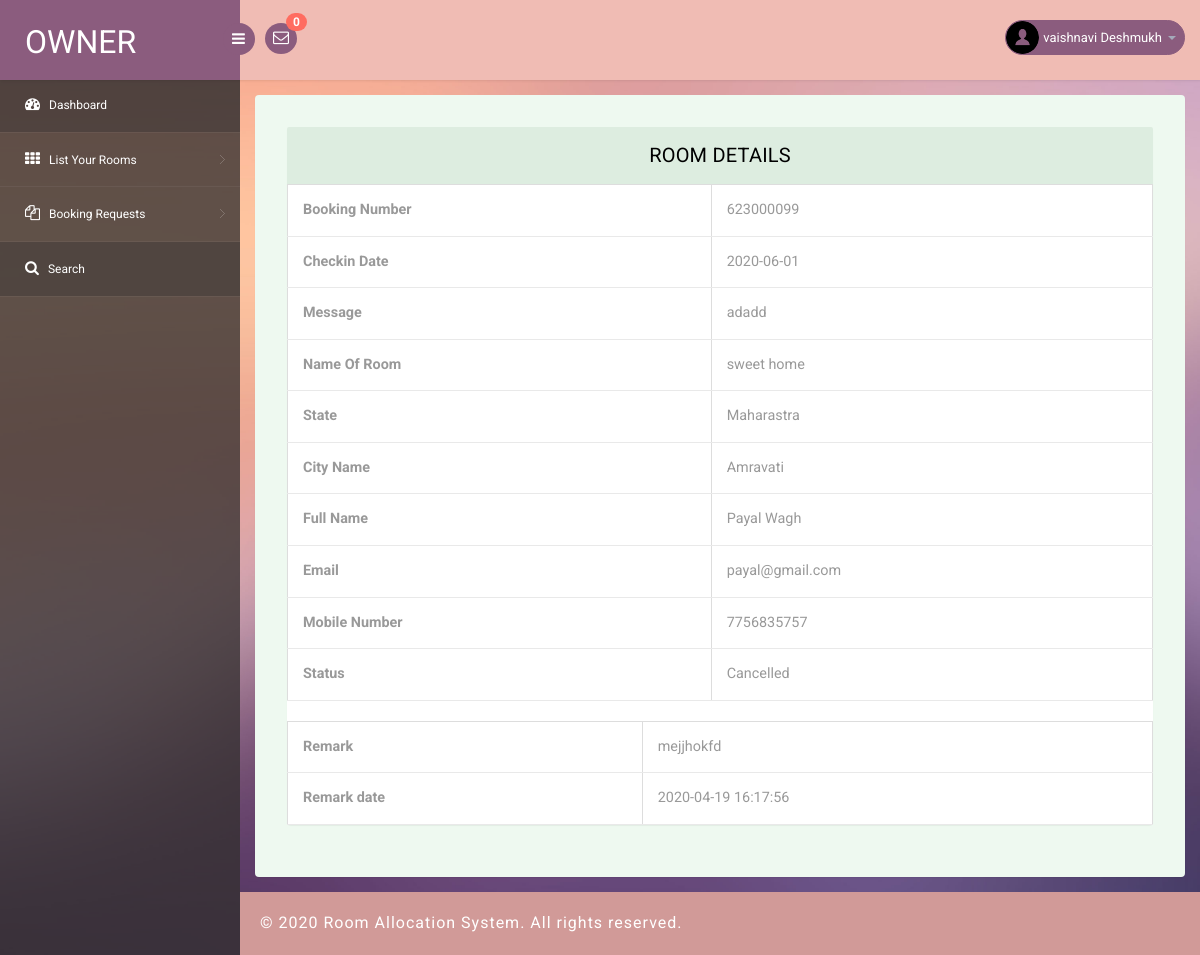
The page /owner/view-requestdetails.php?viewid=28 (signed in) on the database its author committed.
### tables this page shows
CREATE TABLE `tblowner` (
  `ID` int(10) NOT NULL,
  `FullName` varchar(200) DEFAULT NULL,
  `Email` varchar(200) DEFAULT NULL,
  `MobileNumber` bigint(10) DEFAULT NULL,
  `Password` varchar(120) DEFAULT NULL,
  `RegDate` timestamp NULL DEFAULT CURRENT_TIMESTAMP
);

CREATE TABLE `tbluser` (
  `ID` int(10) NOT NULL,
  `FullName` varchar(200) DEFAULT NULL,
  `Email` varchar(200) DEFAULT NULL,
  `MobileNumber` bigint(10) DEFAULT NULL,
  `FatherName` varchar(120) DEFAULT NULL,
  `dob` date DEFAULT NULL,
  `ComAddress` varchar(250) DEFAULT NULL,
  `EmergencyNumber` bigint(10) DEFAULT NULL,
  `Password` varchar(200) DEFAULT NULL,
  `RegDate` timestamp NOT NULL DEFAULT CURRENT_TIMESTAMP,
  `LastUpdationDate` timestamp NULL DEFAULT NULL ON UPDATE CURRENT_TIMESTAMP
);

CREATE TABLE `tblbookpg` (
  `ID` int(10) NOT NULL,
  `Userid` int(10) DEFAULT NULL,
  `Pgid` int(10) DEFAULT NULL,
  `BookingNumber` int(10) NOT NULL,
  `CheckinDate` date DEFAULT NULL,
  `UserMsg` varchar(250) DEFAULT NULL,
  `BookingDate` timestamp NOT NULL DEFAULT CURRENT_TIMESTAMP,
  `Remark` varchar(50) DEFAULT NULL,
  `Status` varchar(50) DEFAULT NULL,
  `RemDate` timestamp NOT NULL DEFAULT '0000-00-00 00:00:00' ON UPDATE CURRENT_TIMESTAMP
);

CREATE TABLE `tblpg` (
  `ID` int(10) NOT NULL,
  `OwnerID` int(20) NOT NULL,
  `StateName` varchar(200) DEFAULT NULL,
  `CityName` varchar(200) DEFAULT NULL,
  `PGTitle` varchar(200) DEFAULT NULL,
  `Type` varchar(120) DEFAULT NULL,
  `RPmonth` varchar(120) DEFAULT NULL,
  `norooms` varchar(45) DEFAULT NULL,
  `Address` varchar(120) DEFAULT NULL,
  `Image` varchar(200) DEFAULT NULL,
  `Electricity` varchar(40) DEFAULT NULL,
  `Parking` varchar(40) DEFAULT NULL,
  `Refregerator` varchar(40) DEFAULT NULL,
  `Furnished` varchar(40) DEFAULT NULL,
  `AC` varchar(40) DEFAULT NULL,
  `Balcony` varchar(40) DEFAULT NULL,
  `StudyTable` varchar(40) DEFAULT NULL,
  `Laundry` varchar(40) DEFAULT NULL,
  `Security` varchar(40) DEFAULT NULL,
  `MealsBreakfast` varchar(45) DEFAULT NULL,
  `MealLunch` varchar(45) NOT NULL,
  `MealDinner` varchar(45) NOT NULL,
  `RegDate` timestamp NOT NULL DEFAULT CURRENT_TIMESTAMP,
  `IsActive` int(1) DEFAULT NULL,
  `LastUpdationDate` timestamp NULL DEFAULT NULL ON UPDATE CURRENT_TIMESTAMP
);

### owner/view-requestdetails.php (the view, shortened to what this page needs)
<?php
include('includes/dbconnection.php');
if (strlen($_SESSION['pgasoid']==0)) {
  header('location:logout.php');
  } else{
?>
<!DOCTYPE html>
<head>
<link rel="stylesheet" href="css/bootstrap.min.css" >
<link href="css/style.css" rel='stylesheet' type='text/css' />
<link href="css/style-responsive.css" rel="stylesheet"/>
<link rel="stylesheet" href="css/font.css" type="text/css"/>
<link href="css/font-awesome.css" rel="stylesheet">
</head>
<body>
<section id="container">
<?php include_once('includes/header.php');?>
<?php include_once('includes/sidebar.php');?>
<section id="main-content">
	<section class="wrapper">
		<div class="table-agile-info">
 <div class="panel panel-default">
    <div class="panel-heading">
     Room Details
    </div>
    <div>
<?php
        $vid=$_GET['viewid'];
$ret=mysqli_query($con,"select tblbookpg.BookingNumber, tblbookpg.CheckinDate,tblbookpg.UserMsg,tblbookpg.Remark, tblbookpg.Status,tblbookpg.RemDate,tblpg.PGTitle,tblpg.StateName,tblpg.CityName,tbluser.FullName,tbluser.Email,tbluser.MobileNumber from tbluser left join tblbookpg on tblbookpg.Userid=tbluser.ID left join tblpg on tblbookpg.Pgid=tblpg.ID where tblbookpg.ID='$vid'");
while ($row=mysqli_fetch_array($ret)) {
?>
      <table border="1" class="table table-bordered mg-b-0">
  <tr>
    <th>Booking Number </th>
    <td><?php  echo $row['BookingNumber'];?></td>
  </tr>
   <tr>
    <th>Checkin Date</th>
    <td><?php  echo $row['CheckinDate'];?></td>
  </tr>
<tr>
    <th>Message</th>
    <td><?php  echo $row['UserMsg'];?></td>
  </tr>
<tr>
    <th>Name Of Room</th>
    <td><?php  echo $row['PGTitle'];?></td>
  </tr>
  <tr>
    <th>State</th>
    <td><?php  echo $row['StateName'];?></td>
  </tr>
<tr>
    <th>City Name</th>
    <td><?php echo $row['CityName']; ?></td>
  </tr>
<tr>
<th>Full Name</th>
<td>
<?php echo $row['FullName']; ?>
  </td>
  </tr>
  <tr>
<th>Email</th>
<td>
<?php echo $row['Email']; ?>
  </td>
  </tr>
  <tr>
<th>Mobile Number</th>
<td>
<?php echo $row['MobileNumber']; ?>
  </td>
  </tr>
<tr>
    <th>Status</th>
    <td> <?php
if($row['Status']=="")
{
  echo "Not Confirmed Yet";
}
else
{
  echo $row['Status'];
}
     ;?></td>
  </tr>
  </table>
  <table border="1" class="table table-bordered mg-b-0">
<?php if($row['Status']==""){ ?>
<form method="post" name="submit">
<tr>
    <th>Remark :</th>
    <td>
    <textarea name="remark" placeholder="remark" rows="12" cols="14" class="form-control wd-450" required="true"></textarea></td>
  </tr>
  <tr>
    <th>Status :</th>
    <td>
   <select name="status" class="form-control wd-450" required="true" >
     <option value="Cancelled" selected="true">Cancelled</option>
     <option value="Confirmed">Confirmed</option>
   </select></td>
  </tr>
  <tr align="center">
    <td colspan="2"><button type="submit" name="submit" class="btn btn-az-primary pd-x-20">Update</button></td>
  </tr>
  </form>
<?php } else { ?>
<tr>
    <th>Remark</th>
    <td><?php echo $row['Remark']; ?></td>
  </tr>
<tr>
<th>Remark date</th>
<td>
<?php echo $row['RemDate']; ?>
  </td>
  </tr>
<?php } ?>
</table>
    </div>
  </div>
</div>
</section>
		 <?php include_once('includes/footer.php');?>
</section>
</section>
</body>
</html>
<?php }  ?>
<?php }  ?>

### owner/includes/header.php (shortened to what this page needs)
<header class="header fixed-top clearfix">
<div class="brand">
    <a href="dashboard.php" class="logo">
        Owner
    </a>
    <div class="sidebar-toggle-box">
        <div class="fa fa-bars"></div>
    </div>
</div>
<div class="nav notify-row" id="top_menu">
    <ul class="nav top-menu">
                <?php
        $oid=$_SESSION['pgasoid'];
$ret1=mysqli_query($con,"select tblbookpg.ID,tbluser.FullName from tblbookpg join tbluser on tbluser.ID=tblbookpg.Userid join tblpg on tblpg.ID=tblbookpg.Pgid where tblbookpg.Status is null and tblpg.OwnerID='$oid' ");
$num=mysqli_num_rows($ret1);
?>
        <li id="header_inbox_bar" class="dropdown">
            <a data-toggle="dropdown" class="dropdown-toggle" href="#">
                <i class="fa fa-envelope-o"></i>
                <span class="badge bg-important"><?php echo $num;?></span>
            </a>
        </li>
    </ul>
</div>
<div class="top-nav clearfix">
    <ul class="nav pull-right top-menu">
        <li class="dropdown">
            <a data-toggle="dropdown" class="dropdown-toggle" href="#">
                <?php
$pownerid=$_SESSION['pgasoid'];
$ret=mysqli_query($con,"select FullName from  tblowner where ID='$pownerid'");
$row=mysqli_fetch_array($ret);
$name=$row['FullName'];
?>
                <img alt="" src="images/2.png">
                <span class="username"><?php echo $name; ?></span>
                <b class="caret"></b>
            </a>
        </li>
    </ul>
</div>
</header>

### owner/includes/footer.php
<div class="footer">
			<div class="wthree-copyright">
			  <p>© 2020 Room Allocation System. All rights reserved.</p>
			</div>
		  </div>

### owner/css/style.css (style rules this page uses)
ul, ol { margin: 0; }
p { margin: 0; }
html, body { font-family: 'Roboto', sans-serif; font-size: 100%; overflow-x: hidden; background: url(../images/bg.jpg) no-repeat 0px 0px; background-size:cover; }
body a { transition: 0.5s all ease; -webkit-transition: 0.5s all ease; -moz-transition: 0.5s all ease; -o-transition: 0.5s all ease; -ms-transition: 0.5s all ease; text-decoration:none; }
p { margin:0; }
ul,label { margin:0; padding:0; }
#main-content { margin-left:240px; -webkit-transition:all .3s ease-in-out; -moz-transition:all .3s ease-in-out; -o-transition:all .3s ease-in-out; transition:all .3s ease-in-out; }
.footer { background: #d19a98; padding: 20px; }
.footer p { color: #fff; letter-spacing: 1px; }
.header { left:0; right:0; z-index:1002; background:rgb(240, 188, 180); -webkit-transition:all .3s ease-in-out; -moz-transition:all .3s ease-in-out; -o-transition:all .3s ease-in-out; transition:all .3s ease-in-out; }
.fixed-top { position:fixed; box-shadow:1px 0 3px rgba(0,0,0,.15); }
.wrapper { display:inline-block; margin-top:80px; padding:15px; width:100%; }
.brand { background:#8b5c7e; float:left; width:240px; height:80px; position:relative; }
a.logo { font-size:32px; color:#fff; float:left; margin:20px 0 0 25px; text-transform:uppercase; }
#top_menu .nav>li,ul.top-menu>li { float:left; }
.notify-row { float:left; margin-top:23px; margin-left:25px; }
ul.top-menu { margin-right:15px; margin-top: 0; }
ul.top-menu > li > a { color: #fff; font-size: 16px; background: #8b5c7e; padding: 4px 8px; margin-right: 15px; border-radius: 50%; -webkit-border-radius: 50%; padding-right: 8px !important; }
.notify-row .badge { position:absolute; right:-10px; top:-10px; z-index:100; }
.top-nav { margin-top:20px; }
.top-nav img { border-radius:50%; -webkit-border-radius:50%; width:33px; }
.top-nav .username { font-size:13px; color:#fff; }
.top-nav ul.top-menu>li>a { border-radius: 100px; -webkit-border-radius: 100px; padding: 0px; background: none; margin-right: 0; border: 1px solid #8b5c7e; background: #8b5c7e; }
.top-nav ul.top-menu>li { margin-left:10px; }
.top-nav .nav .caret { border-bottom-color:#A4AABA; border-top-color:#A4AABA; }
.sidebar-toggle-box { float:left; margin-top:23px; margin-left:-15px; background:#8b5c7e; border-radius:50%; -webkit-border-radius:50%; width:32px; height:32px; position:absolute; right:-15px; }
.sidebar-toggle-box .fa-bars { cursor:pointer; display:inline-block; font-size:15px; padding:8px 8px 8px 9px; color:#fff; }
.panel-heading { position: relative; height: 57px; line-height: 57px; letter-spacing: 0.2px; color: #000; font-size: 18px; font-weight: 400; padding: 0 16px; background:#ddede0; border-top-right-radius: 2px; border-top-left-radius: 2px; text-transform: uppercase; text-align: center; }
.panel { border: none ! important; }
.table>tbody>tr>td, .table>tbody>tr>th, .table>tfoot>tr>td, .table>tfoot>tr>th, .table>thead>tr>td, .table>thead>tr>th { border-bottom: 1px solid #e9e9e9 ! important; }
.table > thead > tr > th, .table > tbody > tr > th, .table > tfoot > tr > th, .table > thead > tr > td, .table > tbody > tr > td, .table > tfoot > tr > td { border-top: none !important; }
.table td, .table>tbody>tr>td, .table>tbody>tr>th, .table>tfoot>tr>td, .table>tfoot>tr>th, .table>thead>tr>td, .table>thead>tr>th { padding: 15px!important; }
.table > thead > tr > th, .table > tbody > tr > th, .table > tfoot > tr > th, .table > thead > tr > td, .table > tbody > tr > td, .table > tfoot > tr > td { font-size: 0.9em; color: #999; border-top: none !important; }
.table-agile-info { background: #eef9f0; padding: 2em; border-radius: 4px; -webkit-box-shadow: 0 1px 1px rgba(0,0,0,.05); box-shadow: 0 1px 1px rgba(0,0,0,.05); }
.panel-default>.panel-heading { color: #000000 ! important; background-color: #ddede0 ! important; border-color: #ddede0 ! important; font-size: 20px; }
.badge.bg-important { background: #ff6c60; }

### rows shown on the page
tblowner: FullName "vaishnavi Deshmukh"
tbluser: tblbookpg.BookingNumber "623000099", tblbookpg.CheckinDate "2020-06-01", tblbookpg.UserMsg "adadd", tblpg.PGTitle "sweet home", tblpg.StateName "Maharastra", tblpg.CityName "Amravati", FullName "Payal Wagh", Email "payal@gmail.com", MobileNumber "7756835757", tblbookpg.Status "Cancelled", tblbookpg.Remark "mejjhokfd", tblbookpg.RemDate "2020-04-19 16:17:56"

### other values the page prints
$num "0"
